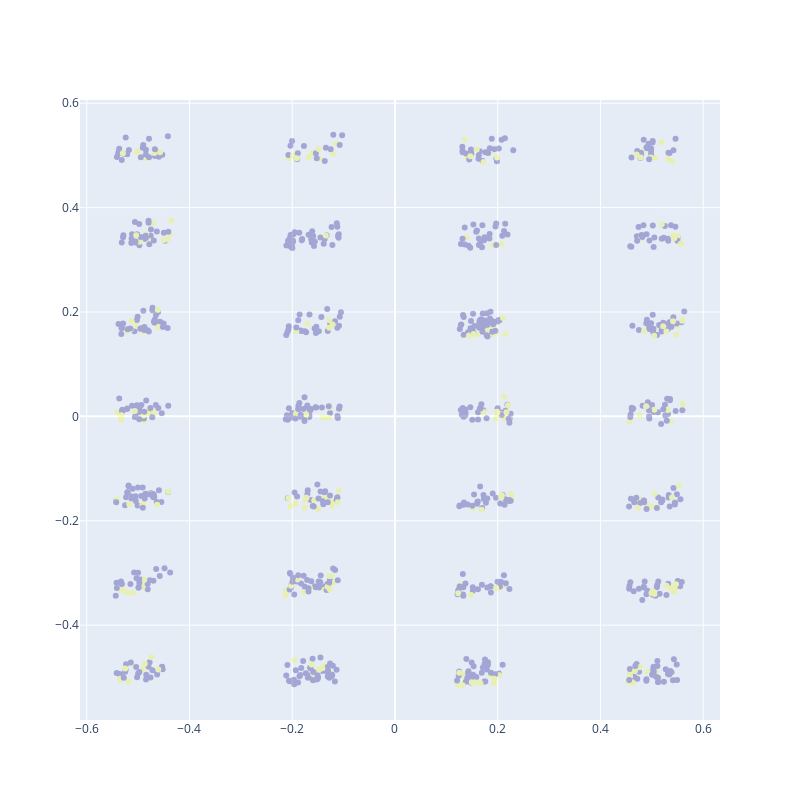

Notebook source saved alongside this figure:
### Code cell
pca = PCA(n_components=2)
X_pca = pca.fit_transform(Xnorm)

go.Figure(
    go.Scatter(
        x=X_pca[:1000,0],
        y=X_pca[:1000,1],
        mode='markers', 
        opacity=0.3,
        marker_color=y), 
    layout_height=800,
    layout_width=800,
)

### Figure 1 — Plotly figure (JSON) as saved in the notebook; plotly's stock layout.template omitted (floating-point values rounded to 4 significant figures; data arrays with more than 128 entries replaced by an {"elided": "..."} marker saying what was removed)
{"data": [{"marker": {"color": {"elided": "58343 int values"}}, "mode": "markers", "opacity": 0.3, "type": "scatter", "x": {"elided": "1000 float values"}, "y": {"elided": "1000 float values"}}], "layout": {"height": 800, "width": 800}}
